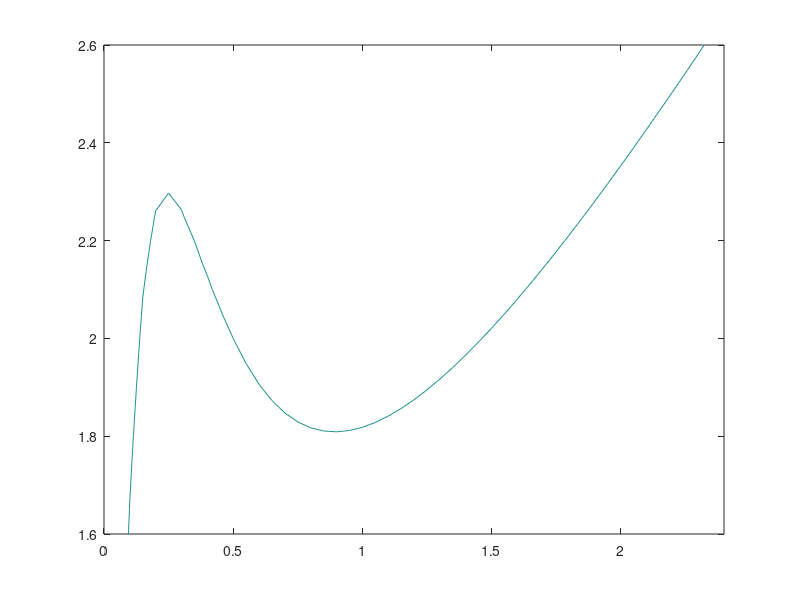

The MATLAB source for this figure: (Note: this script raises an error after producing the figure.)
k=0.05; ga=1; u=0:0.05:2.4; w=1.6:0.05:2.6; [U,W]=meshgrid(u,w);
f=(k+ga*U.^2./(1+U.^2)).*W-U;
%
figure(1); clf; 
[M,c]=contour(U,W,f,[0 0],'ShowText','off'); %,[0 0]); 
c.LineWidth=2; 
xlabel('u'); ylabel('w'); legend('f(u,w)=0'); 
%%
u=0:0.05:1.8; w=2; 
f=(k+ga*u.^2./(1+u.^2)).*w-u;
figure(2); clf; plot(u,f); xlabel('u'); ylabel('f(u,2)'); axis tight;